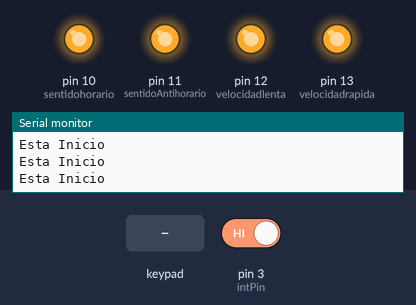
A sketch run on a simulated Arduino Uno, built with avr-gcc and run on an emulated ATmega328P. Shown: output pins drawn as LEDs (lit = HIGH), the last lines printed to the serial monitor. Inputs (shaded band) come from the test bench; at power-on: pin 3 (intPin) HIGH. Pins used as bus, display or sensor lines are not drawn.

Above: at 1.2 s.
1.3 s: pin 3 (intPin) driven LOW
2.8 s: key '3' pressed
At 4.9 s:
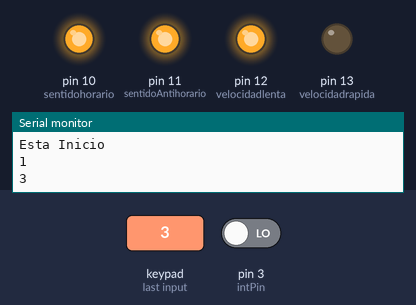
5.3 s: key '4' pressed
At 7.0 s:
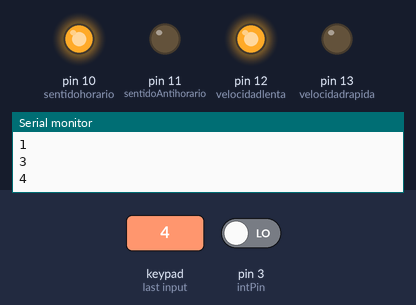
7.8 s: key '6' pressed
At 9.1 s:
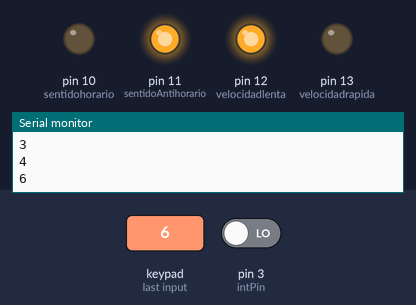
10.3 s: key '1' pressed
At 12.4 s:
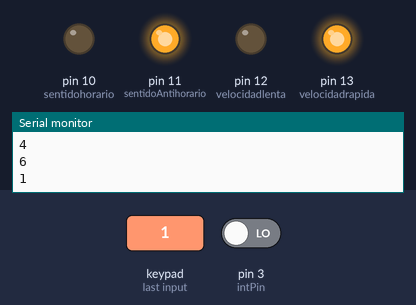
12.8 s: key '4' pressed
At 14.6 s:
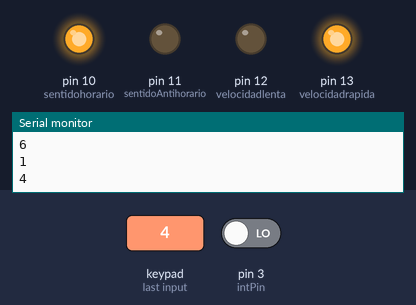
Timing chart, 0 to 16.1 s (numbered marks = the images above; inputs shaded):
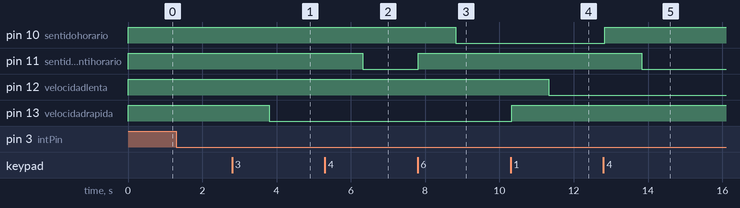

Measured:
- after the input at 2.8 s, pin 13 (velocidadrapida): HIGH → LOW after 1.0 s
- after the input at 5.3 s, pin 11 (sentidoAntihorario): HIGH → LOW after 1.0 s
- after the input at 7.8 s, pin 10 (sentidohorario): HIGH → LOW after 1.0 s; pin 11 (sentidoAntihorario): LOW → HIGH at once
- after the input at 10.3 s, pin 12 (velocidadlenta): HIGH → LOW after 1.0 s; pin 13 (velocidadrapida): LOW → HIGH at once
- after the input at 12.8 s, pin 10 (sentidohorario): LOW → HIGH at once; pin 11 (sentidoAntihorario): HIGH → LOW after 1.0 s

The sketch:

bateargental.ino
```cpp
#include <Key.h>
#include <Keypad.h>

# define  sentidohorario     10   //defino pines de salida nro 10 correpsondiente a rele de activacion de sentido horario
# define  sentidoAntihorario 11   //defino pines de salida nro 11 correpsondiente a rele de activacion de sentido Antihorario
# define  velocidadlenta     12   //defino pines de salida nro 12 correpsondiente a rele de activacion de velocidad lenta
# define  velocidadrapida     13   //defino pines de salida nro 12 correpsondiente a rele de activacion de velocidad rapida
# define  UN_SEG    1000  //defino tiempo 1 segundo
# define  POWER               4


const byte rowsCount = 2;
const byte columsCount = 3;

char keys[rowsCount][columsCount] = {
  { '1', '2', '3' },
  { '4', '5', '6' },

};

const byte rowPins[rowsCount] = { 8, 9 };
const byte columnPins[columsCount] = { 5, 6, 7 };

Keypad keypad = Keypad(makeKeymap(keys), rowPins, columnPins, rowsCount, columsCount);


typedef enum {
  Inicial,
  Encendido,
  Apagado
} states_t;


// funciones de la maquina de estados


void fsmError( void );
void fsmInit( void );
void End(void);

states_t estados;


const int timeThreshold = 400;
const int intPin = 3;
volatile int ISRCounter = 0;
uint8_t counter = 0;
long startTime = 0;
char key;      //Variable caracter  que me devuelve un la tecla de los motores


void setup() {
  Serial.begin(9600);
  fsmInit();
  attachInterrupt(digitalPinToInterrupt(intPin), debounceCount, FALLING);
}

void loop() {
  fsmUpdate(estados);
  delay(100);
};

void fsmError( void ) {
  End();
}

//Funcion de inciio me incia los puertos y la maquina de estados
void fsmInit( void ) {

  estados = Inicial;
  pinMode(sentidohorario, OUTPUT);
  pinMode(sentidoAntihorario, OUTPUT);
  pinMode(velocidadlenta, OUTPUT);
  pinMode(velocidadrapida, OUTPUT);

  pinMode(POWER,OUTPUT );
  digitalWrite(sentidohorario, HIGH);
  digitalWrite(sentidoAntihorario, HIGH);
  digitalWrite(velocidadlenta, HIGH);
  digitalWrite(velocidadrapida, HIGH);
  digitalWrite(POWER, HIGH);

}

void fsmUpdate(states_t states) {
  switch ( states ){
    case Inicial:
      Serial.println("Esta Inicio");
      digitalWrite(POWER, HIGH);
      break;
    case Encendido:
      ///Serial.println("Esta encendido");
      //Aqui iria todos los encendidos de los motores
      digitalWrite(POWER, LOW);
      key = keypad.getKey();
      if (key == '1') {
        Serial.println(key);
        digitalWrite(velocidadrapida, HIGH);
        delay(1000);
        digitalWrite(velocidadlenta, LOW);
      }

      if (key == '3') {
        Serial.println(key);
        digitalWrite(velocidadlenta, HIGH);
        delay(1000);
        digitalWrite(velocidadrapida, LOW);
      }
      if (key == '4') {

        Serial.println(key);
        digitalWrite(sentidohorario, HIGH);
        delay(1000);
        digitalWrite(sentidoAntihorario, LOW);
      }
      if (key == '6') {
        Serial.println(key);
        digitalWrite(sentidoAntihorario, HIGH);  //Apago primero el motor en un giro y espero 1 seg
        delay(1000);
        digitalWrite(sentidohorario, LOW);
     }
      break;
    case Apagado:
      //Serial.println("Esta Apagado");
      digitalWrite(POWER, HIGH);
      End(); //Aqui Apago los motores
      //Apagria Todos o solo los que etsna encendidos en alguna secuenci?
     break;
    default:
      fsmError();
      break;
  }
}


void Start(void) {
};
/*
   Funcion que me apaga os 4 reles
*/
void End(void) {
  digitalWrite(sentidohorario, HIGH);
  digitalWrite(sentidoAntihorario, HIGH);
  digitalWrite(velocidadlenta, HIGH);
  digitalWrite(velocidadrapida, HIGH);
};

//Funcion de la interrupcion para atender la tecla On-Off
void debounceCount()
{
  if (millis() - startTime > timeThreshold)
  {
    ISRCounter++;
    startTime = millis();
  }

   if (counter != ISRCounter)
  {
    counter = ISRCounter;
    counter=counter %3;

    Serial.println(counter);

    if(counter==0){
      estados=Inicial;

    }
    if(counter==1){
      estados=Encendido;

    }
    if(counter==2){
      estados=Apagado;

    }
  }
}
```
